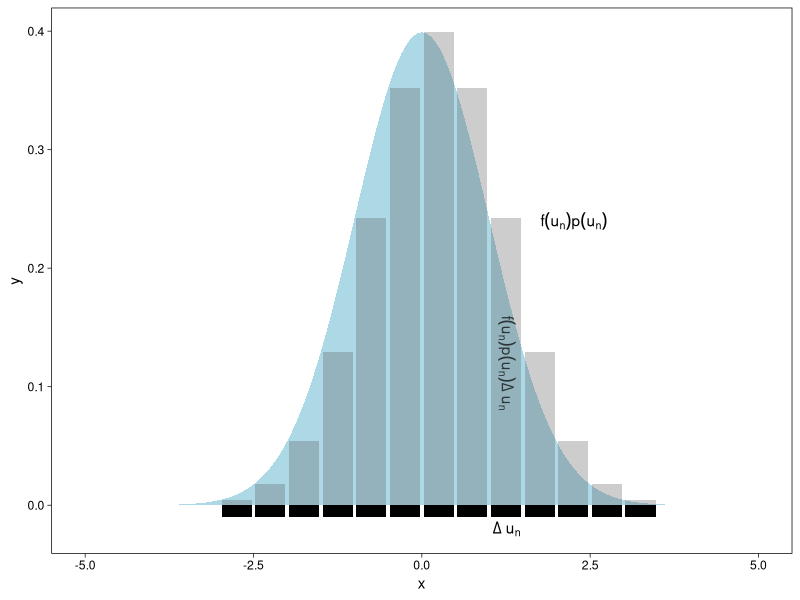
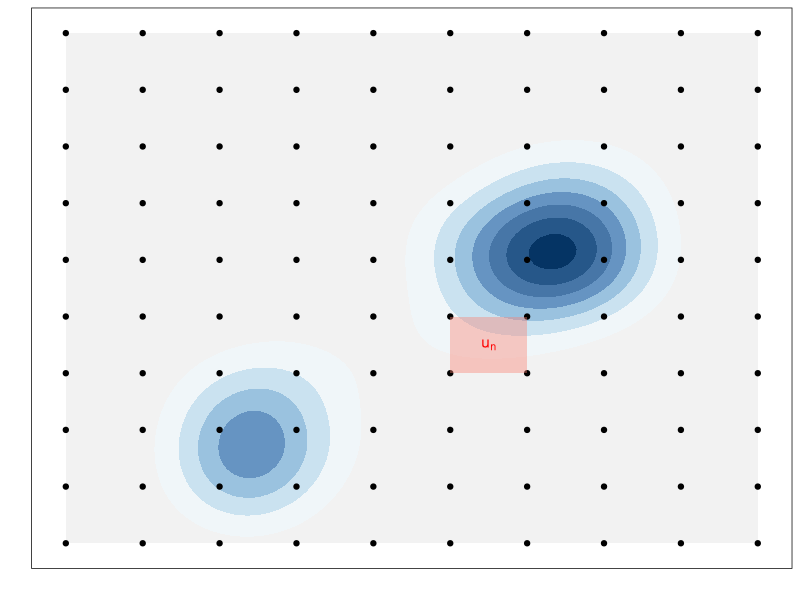
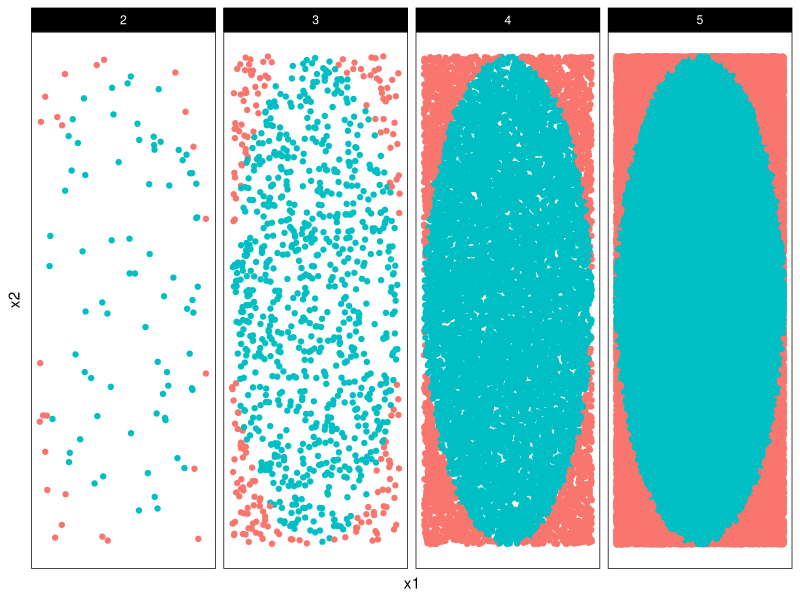
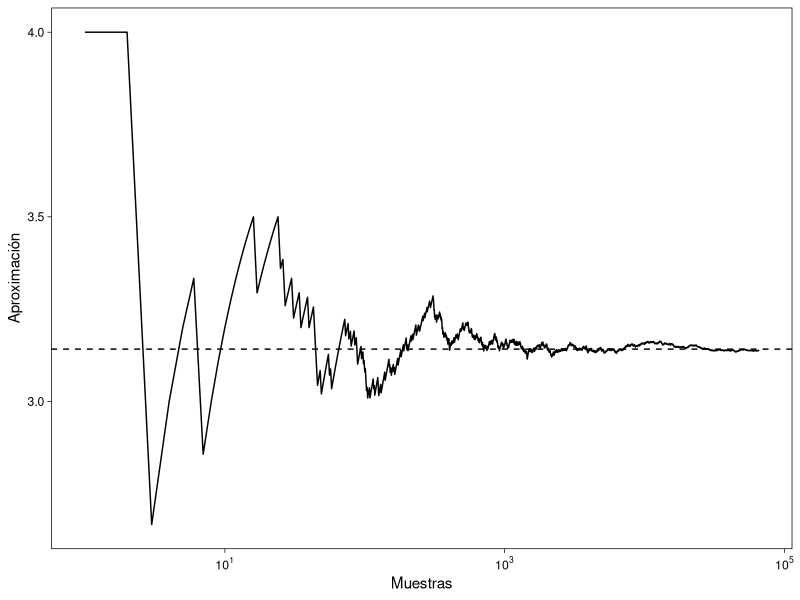
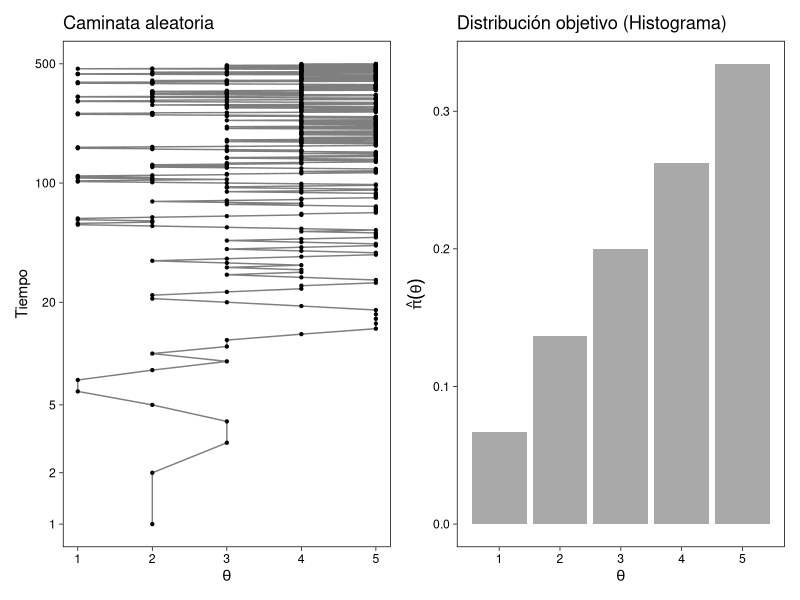
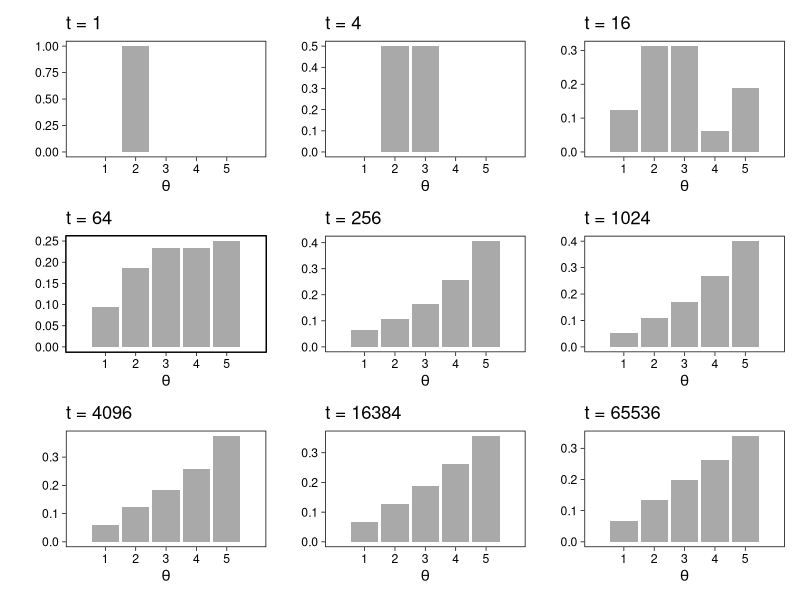
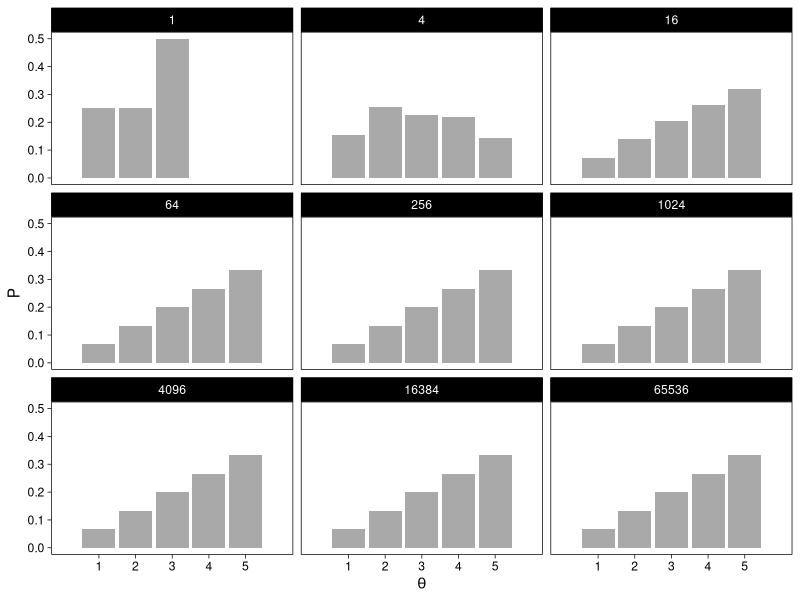
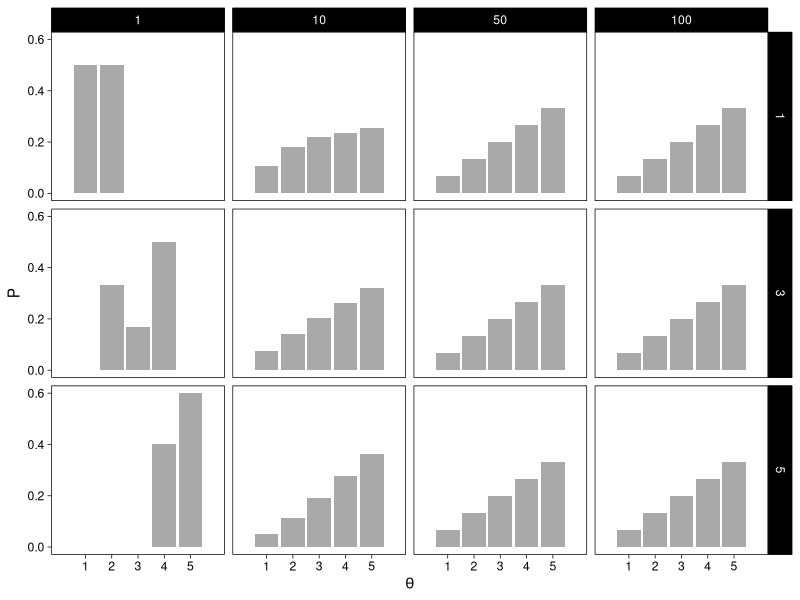

Generate these figures, in order, with R:
## ---- chunk 1
library(tidyverse)
library(patchwork)
library(scales)
knitr::opts_chunk$set(echo = TRUE, message = FALSE, warning=FALSE, 
                      fig.align = 'center', fig.width = 5, fig.height=3, cache = TRUE)
comma <- function(x) format(x, digits = 2, big.mark = ",")
theme_set(theme_linedraw())
color.blues <- c(NA,"#BDD7E7", "#6BAED6", "#3182BD", "#08519C", "#074789", "#063e77", "#053464")
sin_lineas <- theme(panel.grid.major = element_blank(), panel.grid.minor = element_blank())
sin_leyenda <- theme(legend.position = "none")
sin_ejes <- theme(axis.ticks = element_blank(), 
        axis.text = element_blank())
## ---- chunk 2
grid.n <- 11
grid.size <- 6/(grid.n+1)
norm.cuadrature <- tibble(x = seq(-3, 3, by = grid.size), y = dnorm(x) )

## ---- chunk 3

norm.density <- tibble(x = seq(-5, 5, by = .01), 
       y = dnorm(x) ) 
  
norm.cuadrature %>% 
  ggplot(aes(x=x + grid.size/2, y=y)) + 
    geom_area(data = norm.density, aes(x = x, y = y), fill = 'lightblue') + 
    geom_bar(stat="identity", alpha = .3) + 
    geom_bar(aes(x = x + grid.size/2, y = -0.01), fill = 'black', stat="identity") + 
    sin_lineas + xlab('x') + 
    annotate('text', label = expression(Delta~u[n]), x = .01 + 5 * grid.size/2, y = -.02) + 
    annotate('text', label = expression(f(u[n]) * p(u[n]) ), x = .01 + 9 * grid.size/2, y = dnorm(.01 + 4 * grid.size/2)) + 
    annotate('text', label = expression(f(u[n]) * p(u[n]) * Delta~u[n]), 
             x = .01 + 5 * grid.size/2, y = dnorm(.01 + 4 * grid.size/2)/2, 
             angle = -90, alpha = .7)
  

## ---- chunk 4
norm.cuadrature %>% 
  summarise(approx = sum(y * grid.size), N = n()) %>% 
  round(5)
## ---- chunk 5
crear_log_post <- function(n, k){
  function(theta){
    verosim <- k * log(theta) + (n - k) * log(1 - theta)
    inicial <- log(theta)
    log_p_factor <- verosim + inicial
    log_p_factor
  }
}
# observamos 3 éxitos en 4 pruebas:
log_post <- crear_log_post(4, 3)
prob_post <- function(x) { exp(log_post(x))}
# integramos numéricamente
p_x <- integrate(prob_post, lower = 0, upper = 1, subdivisions = 100L)
p_x
## ---- chunk 6
media_funcion <- function(theta){
  theta * prob_post(theta) / p_x$value
}
integral_media <- integrate(media_funcion, lower = 0, upper = 1, subdivisions = 100L)
media_post <- integral_media$value 
media_post
## ---- chunk 7
5/(2+5)
## ---- chunk 8
# Codigo utilizado: 
# https://stackoverflow.com/questions/17521438/geom-rect-and-alpha-does-this-work-with-hard-coded-values

m <- ggplot(faithful, aes(x = eruptions, y = waiting)) +
 xlim(0.5, 6) +
 ylim(40, 110)

grid.size <- 10 - 1

mesh <- expand.grid(x = seq(0.5, 6, by = (6-.5)/grid.size), y = seq(40, 110, by = (110-40)/grid.size))

m + geom_density_2d_filled(aes(alpha = ..level..), bins = 8) + 
  scale_fill_manual(values = color.blues) + 
  sin_lineas + theme(legend.position = "none")  + 
  geom_point(data = mesh, aes(x = x, y = y)) + 
  annotate("rect", xmin = .5 + 5 * (6-.5)/grid.size, 
            xmax = .5 + 6 * (6-.5)/grid.size, 
            ymin = 40 + 3 * (110-40)/grid.size, 
            ymax = 40 + 4 * (110-40)/grid.size,
            linestyle = 'dashed', 
           fill = 'salmon', alpha = .4) + ylab("") + xlab("") + 
  annotate('text', x = .5 + 5.5 * (6-.5)/grid.size, 
                   y = 40 + 3.5 * (110-40)/grid.size, 
           label = expression(u[n]), color = 'red') +
  theme(axis.ticks = element_blank(), 
        axis.text = element_blank())

## ---- chunk 9

genera_dardos <- function(n = 100){
  tibble(x1 = runif(n, min = -1, max = 1), 
         x2 = runif(n, min = -1, max = 1)) %>% 
    mutate(resultado = ifelse(x1**2 + x2**2 <= 1., 1., 0.))
}

dardos <- tibble(n = seq(2,5)) %>% 
  mutate(datos = map(10**n, genera_dardos)) %>% 
  unnest() 

dardos %>% 
  ggplot(aes(x = x1, y = x2)) + 
    geom_point(aes(color = factor(resultado))) + 
    facet_wrap(~n, nrow = 1) + 
    sin_lineas + sin_ejes + sin_leyenda

## ---- chunk 10
set.seed(1087)

genera_dardos(n = 2**16) %>% 
  mutate(n = seq(1, 2**16), 
         approx = cummean(resultado) * 4) %>% 
  ggplot(aes(x = n, y = approx)) + 
    geom_line() + 
    geom_hline(yintercept = pi, linetype = 'dashed') + 
    scale_x_continuous(trans='log10', 
                       labels = trans_format("log10", math_format(10^.x))) + 
    ylab('Aproximación') + xlab("Muestras") + sin_lineas
  

## ---- chunk 11
theta <- rbeta(10000, 5, 2)
media_post <- mean(theta)
momento_2_post <- mean(theta^2)
c(media_post, momento_2_post)
## ---- chunk 12
mean(exp(theta) > 2)
## ---- chunk 13
datos <- tibble(
  sabor = c("fresa", "limón", "mango", "guanábana"),
  n = c(50, 45, 51, 50), gusto = c(36, 35, 42, 29)) %>% 
  mutate(prop_gust = gusto / n)
datos
## ---- chunk 14
datos <- datos %>% 
  mutate(a_post = gusto + 2, b_post = n - gusto + 1)
datos
## ---- chunk 15
simular_conjunta <- function(rep, datos){
  datos %>% mutate(valor_sim = map2_dbl(a_post, b_post, ~ rbeta(1, .x, .y))) %>% 
    select(sabor, valor_sim) 
}
simular_conjunta(1, datos) 
## ---- chunk 16
# esta no es una manera muy rápida, podríamos calcular todas las
# simulaciones de cada parámetro de manera vectorizada
sims_posterior <- tibble(rep = 1:5000) %>% 
  mutate(sims = map(rep, ~ simular_conjunta(.x, datos))) %>% 
  unnest(cols = sims)
sims_posterior
## ---- chunk 17
sims_posterior %>% 
  group_by(rep) %>% 
  mutate(sabor = sabor[which.max(valor_sim)]) %>% 
  group_by(sabor) %>% 
  count() %>% 
  ungroup() %>% 
  mutate(prop = n / sum(n))
## ---- chunk 18

set.seed(1087)

islas <- tibble(islas = 1:5, pob = 1:5)
camina_isla <- function(i){ # i: isla actual
    u <- runif(1) # volado
    v <- ifelse(u < 0.5, i - 1, i + 1)  # isla vecina (índice)
    if (v < 1 | v > 5) { # si estas en los extremos y el volado indica salir
      return(i)
    }
    u2 <- runif(1)
    p_move = min(islas$pob[v] / islas$pob[i], 1)
    if (p_move  > u2) {
        return(v) # isla destino
    }
    else {
      return(i) # me quedo en la misma isla
    }
}
pasos <- 100000
iteraciones <- numeric(pasos)
iteraciones[1] <- sample(1:5, 1) # isla inicial
for (j in 2:pasos) {
    iteraciones[j] <- camina_isla(iteraciones[j - 1])
}
caminata <- tibble(pasos = 1:pasos, isla = iteraciones)
plot_caminata <- ggplot(caminata[1:500, ], aes(x = pasos, y = isla)) +
    geom_point(size = 0.8) +
    geom_path(alpha = 0.5) +
    coord_flip() + 
    labs(title = "Caminata aleatoria") +
    scale_x_continuous(trans = "log10", "Tiempo", breaks = c(1, 2, 5, 20, 100, 500)) +
    scale_y_continuous( expression(theta)) + sin_lineas
plot_dist <- ggplot(caminata, aes(x = isla)) +
    geom_bar(fill = "darkgray", aes(y = (..count..)/sum(..count..))) +
    scale_x_continuous(expression(theta), breaks = 1:10) +
    labs(title = "Distribución objetivo (Histograma)", 
       y = expression(hat(pi)(theta))) + sin_lineas
plot_caminata + plot_dist
## ---- chunk 19
t <- 4**(0:8)
plots_list <- map(t, function(i){
    ggplot(caminata[1:i, ], aes(x = isla)) +
        geom_bar(fill = "darkgray", aes(y = (..count..)/sum(..count..))) +
        labs(y = "", x = "", title = paste("t = ", i, sep = "")) +
        scale_x_continuous(expression(theta), breaks = 1:5, limits = c(0, 6)) + 
    sin_lineas
})
wrap_plots(plots_list)
## ---- chunk 20
library(expm)
transMat <- function(P){ # recibe vector de probabilidades (o población)
    T <- matrix(0, 5, 5)
    n <- length(P - 1) # número de estados
    for (j in 2:n - 1) { # llenamos por fila
        T[j, j - 1] <- 0.5 * min(P[j - 1] / P[j], 1)
        T[j, j] <- 0.5 * (1 - min(P[j - 1] / P[j], 1)) + 
                   0.5 * (1 - min(P[j + 1] / P[j], 1))
        T[j, j + 1] <- 0.5 * min(P[j + 1] / P[j], 1)
    }
    # faltan los casos j = 1 y j = n
    T[1, 1] <- 0.5 + 0.5 * (1 - min(P[2] / P[1], 1))
    T[1, 2] <- 0.5 * min(P[2] / P[1], 1)
    T[n, n] <- 0.5 + 0.5 * (1 - min(P[n - 1] / P[n], 1))
    T[n, n - 1] <- 0.5 * min(P[n - 1] / P[n], 1)
    T
}
T <- transMat(islas$pob)
w <- c(0, 1, rep(0, 3))
t <- 4**(0:8)
expT <- map_df(t, ~data.frame(t = ., w %*% (T %^% .)))
expT_long <- expT %>%
    gather(theta, P, -t) %>% 
    mutate(theta = parse_number(theta))
ggplot(expT_long, aes(x = theta, y = P)) +
    geom_bar(stat = "identity", fill = "darkgray") + 
    facet_wrap(~ t) +
    scale_x_continuous(expression(theta), breaks = 1:5, limits = c(0, 6)) + 
  sin_lineas
## ---- chunk 21
inicio_p <- function(i){
    w <- rep(0, 5)
    w[i] <- 1
    t <- c(1, 10, 50, 100)
    exp_t <- map_df(t, ~ data.frame(t = .x, inicio = i, w %*% (T %^% .))) %>%
        gather(theta, P, -t, -inicio) %>% 
        mutate(theta = parse_number(theta))
    exp_t
}
exp_t <- map_df(c(1, 3, 5), inicio_p)
ggplot(exp_t, aes(x = as.numeric(theta), y = P)) +
    geom_bar(stat = "identity", fill = "darkgray") + 
    facet_grid(inicio ~ t) +
    scale_x_continuous(expression(theta), breaks = 1:5, limits = c(0, 6)) + 
  sin_lineas
## ---- chunk 22
crear_metropolis <- function(fun_log, sigma_salto = 0.1){
  # fun_log es la funcion objetivo en escaa logaritmica
  # sigma_salto es la varianza de los saltos en la propuesta
  iterar_metropolis <- function(theta_inicial, n){
    p <- length(theta_inicial)
    nombres <- names(theta_inicial)
    iteraciones <- matrix(0, nrow = n, ncol = p)
    colnames(iteraciones) <- nombres
    iteraciones[1,] <- theta_inicial
    for(i in 2:n){
      theta <- iteraciones[i - 1, ]
      theta_prop <- theta + rnorm(p, 0, sigma_salto)
      # exp(log(p) - log(q)) = p/q
      cociente <- exp(fun_log(theta_prop) - fun_log(theta))
      if(cociente >= 1 || runif(1,0,1) < cociente){
        iteraciones[i, ] <- theta_prop
      } else {
        iteraciones[i, ] <- theta  
      }
    }
    iteraciones_tbl <- iteraciones %>% 
      as_tibble() %>%  
      mutate(iter_num = row_number()) %>% 
      select(iter_num, everything())
    iteraciones_tbl
  }
  iterar_metropolis
}
## ---- chunk 23
exp_no_norm <- function(x) {
  z <- ifelse(x > 0, exp(-0.5 * x), 0)
  log(z)
}

iterador_metro <- crear_metropolis(exp_no_norm, sigma_salto = 0.5)
sims_tbl <- iterador_metro(c(theta = 0.5), 10000)
g_exp_mh <- ggplot(sims_tbl, aes(x = theta)) + 
  geom_histogram(aes(y = ..density..)) + 
  xlim(0, 20) + ggtitle("Metropolis-Hastings")+ sin_lineas + 
  xlab(expression(theta))

g_exp_rexp <- tibble(theta = rexp(10000, rate = .5)) %>% 
  ggplot(aes(x = theta)) + 
  geom_histogram(aes(y = ..density..)) + 
  xlim(0, 20) + ggtitle("rexp")+ sin_lineas + 
  xlab(expression(theta))

g_exp_mh + g_exp_rexp
## ---- chunk 24
beta_no_norm <- function(x) {
  z <- ifelse(x > 0 && x < 1, (x^2)*(1-x), 0)
  log(z)
}

iterador_metro <- crear_metropolis(beta_no_norm, sigma_salto = 0.04)
sims_metro_tbl <- iterador_metro(c(theta = 0.5), 50000)
sims_indep_tbl <- tibble(iter_num = 1:30000, theta = rbeta(30000, 3, 2))
g_1 <- ggplot(sims_metro_tbl, aes(x = theta)) + 
  geom_histogram(aes(y = ..density..)) +
  labs(subtitle = "Metropolis-Hastings")+ sin_lineas + xlab(expression(theta))
g_2 <- ggplot(sims_indep_tbl, aes(x = theta)) + 
  geom_histogram(aes(y = ..density..)) +
  labs(subtitle = "rbeta")+ sin_lineas + xlab(expression(theta))
g_1 + g_2
## ---- chunk 25
g_metropolis <- sims_metro_tbl %>% 
  filter(iter_num < 500) %>% 
  ggplot(aes(x = iter_num, y = theta)) +
  geom_line() + labs(subtitle = "Metropolis-Hastings")+ sin_lineas + 
  ylab(expression(theta))
g_indep <- sims_indep_tbl %>% 
  filter(iter_num < 500) %>% 
  ggplot(aes(x = iter_num, y = theta)) +
  geom_line() + labs(subtitle = "Independientes")+ sin_lineas + 
  ylab(expression(theta))
g_metropolis + g_indep
## ---- chunk 26
media_1 <- sims_metro_tbl %>% summarise(media_post = mean(theta)) %>% pull(media_post)
media_2 <- sims_indep_tbl %>% summarise(media_post = mean(theta)) %>% pull(media_post)
media_exacta <- 3/(3 + 2)
tibble(metodo = c("sim Metropolis-Hastings", "sim Independiente", "exacto"),
       media_post = c(media_1, media_2, media_exacta))
## ---- chunk 27
sim_indep <- tibble(theta = rgamma(10000, 20, 100))
ggplot(sim_indep, aes(x = theta)) + geom_histogram()+ sin_lineas + 
  xlab(expression(theta))
## ---- chunk 28
# logaritmo de densidad no normalizada
log_f_dist <- function(x) 210 + dgamma(x, 20, 100, log = TRUE)
# iterar
iterador_metro_chico <- crear_metropolis(log_f_dist, sigma_salto = 0.001)
sims_chico_tbl <- iterador_metro_chico(c(theta = 0.02), 50000)
g_sim <- ggplot(sims_chico_tbl %>% filter(iter_num < 3000), 
                aes(x = iter_num, y = theta)) + 
  geom_line() + sin_lineas + ylab(expression(theta)) + 
  ylim(c(0, 0.5))

dist_bplot <- ggplot(tibble(x = rgamma(10000, 20, 100)), 
                     aes(y = x, x = "a")) + 
  geom_violin() + 
  ylab("") + sin_lineas +
  ylim(0, 0.5)

g_sim + dist_bplot + plot_layout(widths = c(5, 1))
## ---- chunk 29
set.seed(831)
iterador_metro_grande <- crear_metropolis(log_f_dist, sigma_salto = 20)
sims_grande_tbl <- iterador_metro_grande(c(theta = 0.02), 50000)

g_sim <- ggplot(sims_grande_tbl %>% filter(iter_num < 3000), 
                aes(x = iter_num, y = theta)) + 
  geom_line() + sin_lineas + ylab(expression(theta)) + 
  ylim(c(0, 0.5))

g_sim + dist_bplot + plot_layout(widths = c(5, 1))
## ---- chunk 30
set.seed(831)
iterador_metro_apropiada <- crear_metropolis(log_f_dist, sigma_salto = 0.1)
sims_tbl <-iterador_metro_apropiada(c(theta = 0.02), 50000)
g_sim <- ggplot(sims_tbl %>% filter(iter_num < 3000), 
  aes(x = iter_num, y = theta)) + geom_line() + ylim(c(0, 0.5)) + sin_lineas + 
  ylab(expression(theta))
g_sim + dist_bplot + plot_layout(widths = c(5, 1))
## ---- chunk 31
estimaciones_media <- map_dfr(
  list(sims_chico_tbl, sims_grande_tbl, sims_tbl), 
  ~ filter(.x, iter_num < 3000) %>% 
    summarise(media = mean(theta))) %>% 
    mutate(tipo = c("salto chico", "salto grande", "salto apropiado"))
estimaciones_media %>% bind_rows(tibble(tipo = "exacta", media = 20/100)) %>% 
  select(tipo, media)
## ---- chunk 32
set.seed(6222131)
sims_chica_tbl <- iterador_metro_chico(c(theta = 0.02), 5000)
sims_grande_tbl <- iterador_metro_grande(c(theta = 0.02), 5000)
estimaciones_media <- map_dfr(
    list(sims_chica_tbl, sims_grande_tbl, sims_tbl), 
    ~ filter(.x, iter_num < 3000) %>% 
  summarise(media = mean(theta))) %>% 
  mutate(tipo = c("salto chico", "salto grande", "salto apropiado"))
estimaciones_media %>% bind_rows(tibble(tipo = "exacta", media = 20/100)) %>% 
  select(tipo, media)
## ---- chunk 33
library(mvtnorm)

mu <- c(1, 2)
Sigma <- matrix(c(1, .75, .75, 1), nrow = 2)

crear_log_norm <- function(mu, Sigma){
  # calcula log_posterior
  log_norm <- function(x){
      log_verosim <- dmvnorm(x, mu, Sigma, log = TRUE)
  }
  log_norm
}

log_norm <- crear_log_norm(mu, Sigma)

calibra_metropolis <- function(sigma){
  
  metro_normal <- crear_metropolis(log_norm, sigma_salto = sigma)
  metro_normal(c(x1 = 0, x2 = 0), 100) %>% 
    select(-iter_num) %>% 
    unique() %>% 
    summarise(accep = n()/100) %>% 
    pull(accep)
  
}

tibble(sigma = c(.1, .5, .75, 1., 2.33/sqrt(2), 2.5)) %>% 
  mutate(accep = map_dbl(sigma, calibra_metropolis))

## ---- chunk 34

set.seed(1087)

# plot.grid <- %>% 
  
plot.grid <- expand_grid(x = seq(-2,5, by = 7/99), y = seq(-1,5, by = 6/99))

plot.grid <- plot.grid %>% 
  mutate(density = dmvnorm(plot.grid, mean = mu, sigma = Sigma))

plot.breaks <- plot.grid %>% 
  summarise(breaks = quantile(density, probs = c(.67, .90, .99))) %>% 
  pull(breaks)


cadena_normal <- function(sigma){
  
  metro_normal <- crear_metropolis(log_norm, sigma_salto = sigma)
  metro_normal(c(x1 = -2, x2 = 4), 50)
  
}

tibble(sigma = c(.1, .5, .75, 2.33/sqrt(2), 2.5, 5)) %>% 
  mutate(cadenas = map(sigma, cadena_normal)) %>% 
  unnest(cadenas) %>% 
  ggplot(aes(x = x1, y = x2)) + 
    geom_contour(data = plot.grid, aes(x,y,z = density), breaks = plot.breaks) + 
    geom_path() + geom_point() + 
    geom_point(data = tibble(x = -2, y = 4), aes(x, y), color = 'red') + 
    facet_wrap(~round(sigma,2)) + 
    xlab(expression(x[1])) + ylab(expression(x[2])) + 
    sin_lineas


## ---- chunk 35
crear_log_posterior_norm <- function(x = datos, m_0, n_0, a, b){
  # calcula log_posterior
  log_posterior <- function(mu, sigma){
      log_verosim <- sum(dnorm(x, mu, sigma, log = TRUE))
      tau <- 1 / sigma^2
      log_inicial <- 
        dgamma(tau, a, b, log = TRUE) + 
        dnorm(mu, mu_0, sigma/sqrt(n_0), log = TRUE)
      log_p <- log_verosim + log_inicial
      log_p
  }
  log_posterior
}
## ---- chunk 36
# parametros de inicial y datos
a <- 3
b <- 140
mu_0 <- 175
n_0 <- 5
set.seed(3413)
cantantes <- lattice::singer %>% 
  mutate(estatura_cm = round(2.54 * height)) %>% 
  filter(str_detect(voice.part, "Tenor")) %>% 
  sample_n(20)
## ---- chunk 37
log_p <- crear_log_posterior_norm(cantantes$estatura_cm, mu_0, n_0, a, b) 
log_post <- function(pars) { log_p(pars[1], pars[2]) }
set.seed(823)
metro_normal <- crear_metropolis(log_post, sigma_salto = 0.5)
sim_tbl <- metro_normal(c(mu = 172, sigma = 3), 50000) 
ggplot(sim_tbl %>% filter(iter_num < 100), 
       aes(x = mu, y = sigma)) + 
  geom_path() +
  geom_point() + sin_lineas + 
  xlab(expression(mu)) + ylab(expression(sigma))
## ---- chunk 38
g_normal <- ggplot(sim_tbl, aes(x = mu, y = sigma)) + 
  geom_point(alpha = 0.05)+ coord_equal() + ylim(c(0, 14)) + 
  sin_lineas + xlab(expression(mu)) + ylab(expression(sigma))
g_normal
## ---- chunk 39
sim_tbl %>% summarise(across(is_double, mean))
## ---- chunk 40
crear_log_posterior <- function(x, m_0, sigma_0, inf, sup){
  # calcula log_posterior
  log_posterior <- function(mu, sigma){
      log_verosim <- sum(dnorm(x, mu, sigma, log = TRUE))
      log_inicial <- 
        dunif(sigma, inf, sup, log = TRUE) + 
        dnorm(mu, mu_0, sigma_0, log = TRUE)
      log_p <- log_verosim + log_inicial
      log_p
  }
  log_posterior
}
## ---- chunk 41
log_p <- crear_log_posterior(cantantes$estatura_cm, 175, 3, 2, 20) 
log_post <- function(pars) { log_p(pars[1], pars[2]) }
## ---- chunk 42
set.seed(8231)
metro_normal <- crear_metropolis(log_post, sigma_salto = 0.5)
sim_tbl <- metro_normal(c(mu = 172, sigma = 5), 50000) 
g_normal_2 <- ggplot(sim_tbl, aes(x = mu, y = sigma))  +
  geom_point(alpha = 0.05) + coord_equal() + ylim(c(0, 14)) + sin_lineas + 
  xlab(expression(mu)) + ylab(expression(sigma))
g_normal + g_normal_2
## ---- chunk 43

sim_tbl %>% summarise(across(is.numeric, mean))

## ---- chunk 44
tau <- rgamma(5000, 3, 150)
sigma <- 1/sqrt(tau)
quantile(sigma, c(0.01,0.1, 0.9, 0.99))
quantile(runif(5000, 2, 25), c(0.01,0.1, 0.9, 0.99))
## ---- chunk 45
sim_formas <- function(p_azar, p_corr){
  tipo <- rbinom(1, 1, 1 - p_azar)
  if(tipo==0){
    # al azar
    x <- rbinom(1, 10, 1/5)
  } else {
    # no al azar
    x <- rbinom(1, 10, p_corr)
  }
  x
}
## ---- chunk 46
set.seed(12)
muestra <- map_dbl(1:200, ~ sim_formas(0.35, 0.5))
qplot(muestra, geom = 'bar') + sin_lineas
## ---- chunk 47
qbeta(c(0.1, 0.9), 1, 5) %>% round(2)
## ---- chunk 48
crear_log_posterior <- function(x){
 
  log_posterior <- function(theta_azar, theta_corr){
    log_verosim <- sum(log(theta_azar * dbinom(x, 10, 1/5) + 
                          (1 - theta_azar) * dbinom(x, 10, theta_corr)))
    log_inicial <- dbeta(theta_azar, 1, 5, log = TRUE) +
      dbeta(theta_corr, 7, 3, log = TRUE)
    log_post <- log_verosim + log_inicial
    log_post
  }  
  log_posterior

}
## ---- chunk 49
log_p <- crear_log_posterior(muestra)
log_post <- function(pars) { log_p(pars[1], pars[2]) }
set.seed(8231)
metro_examenes <- crear_metropolis(log_post, sigma_salto = 0.02)
sim_tbl <- metro_examenes(c(theta_azar = 0.5, theta_corr = 0.5), 20000)
g_1 <- ggplot(sim_tbl, aes(x = theta_azar, y = theta_corr))  +
  geom_point(alpha = 0.05) + coord_equal() + sin_lineas + 
  xlab(expression(theta['azar'])) + ylab(expression(theta['corr']))
g_1
## ---- chunk 50
f <- c(0.05, 0.5, 0.95)
sim_tbl %>% 
  pivot_longer(-iter_num, names_to = "parametro", values_to = "valor") %>% 
  group_by(parametro) %>% 
  summarise(cuantil = quantile(valor, f), f = f) %>% 
  mutate(cuantil = round(cuantil, 2)) %>% 
  pivot_wider(names_from = f, values_from = cuantil)
## ---- chunk 51

set.seed(1087)

mu <- c(1, 2)
Sigma <- matrix(c(1, .75, .75, 1), nrow = 2)

crear_log_norm <- function(mu, Sigma){
  # calcula log_posterior
  log_norm <- function(x){
      log_verosim <- dmvnorm(x, mu, Sigma, log = TRUE)
  }
  log_norm
}

log_norm <- crear_log_norm(mu, Sigma)

corre_metropolis <- function(x1, x2){
  
  n_muestras <- 1000
  metro_normal <- crear_metropolis(log_norm, sigma_salto = 1.645)
  metro_normal(c(x1 = x1, x2 = x2), n_muestras) 
  
}

tibble(x0 = c(-2, 0), y0 = c(4, 0), id = seq(1,2)) %>% 
  mutate(cadena = map2(x0, y0, corre_metropolis)) %>%
  unnest(cadena) %>% 
  ggplot(aes(x = x1, y = x2)) + 
      geom_contour(data = plot.grid, aes(x,y,z = density), breaks = plot.breaks) + 
      geom_path() + geom_point() + 
      geom_point(aes(x0, y0), color = 'red') + 
      facet_wrap(~id) + 
      xlab(expression(x[1])) + ylab(expression(x[2])) + 
      sin_lineas
